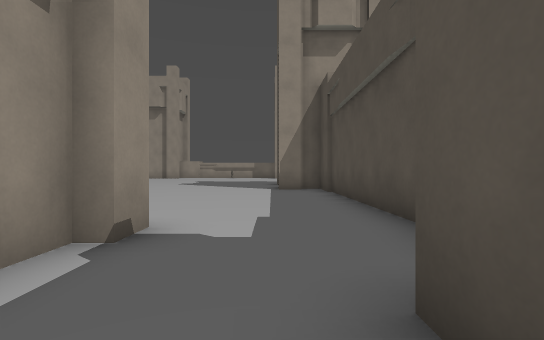
View 1 (above)

21 first-person views from a walk through a level from a Godot 3-D game. The camera is 1.3 m above the floor, looks level and sees 85° across. The floor is counted in squares, 2 m on a side. Each view is taken from the middle of a square. On the plan, view 1 faces up. The plan holds only what a view shows up to about 9 squares ahead; the rest is blank. The place goes on beyond the plan. Characters and animated objects are left out. Some surface patterns are stand-ins.

View 2
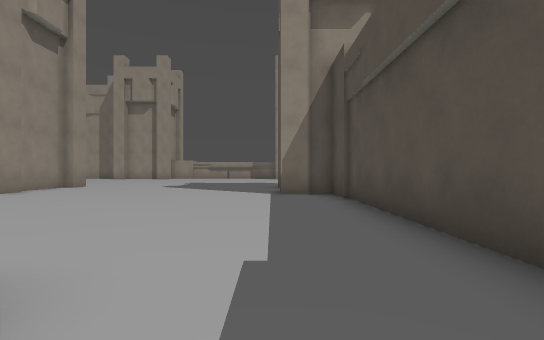

View 3
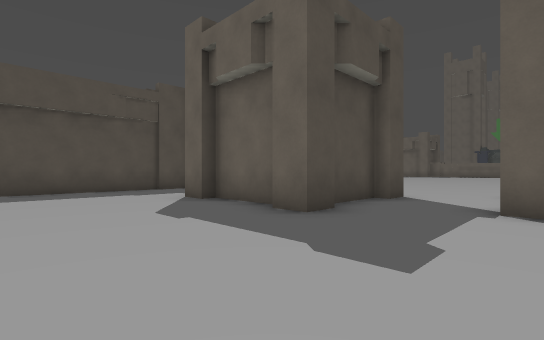

View 4
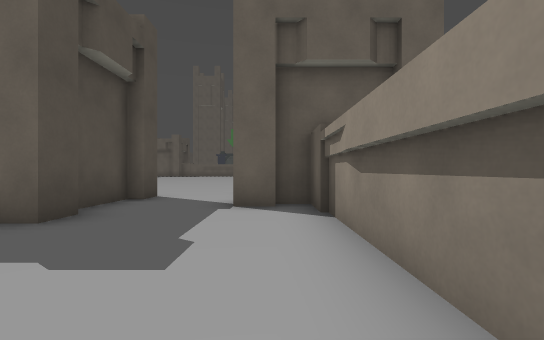

View 5
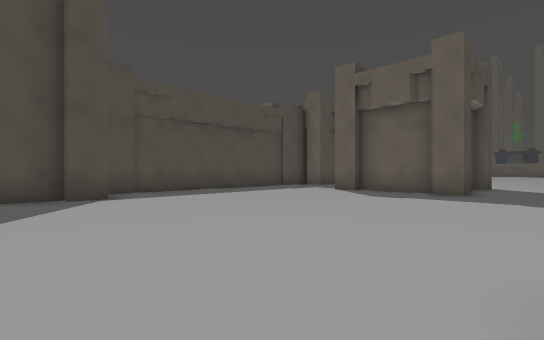

View 6
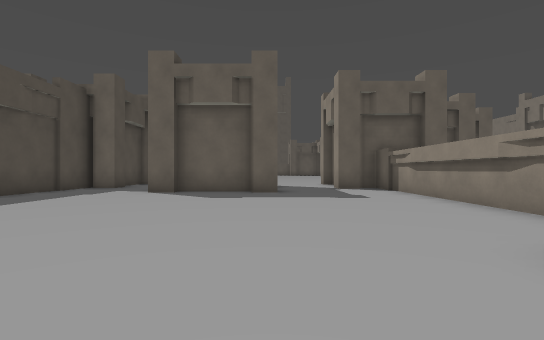

View 7
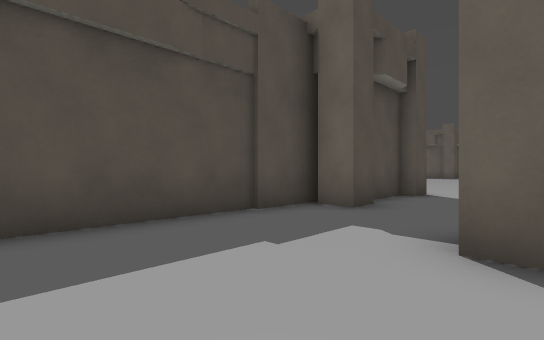

View 8
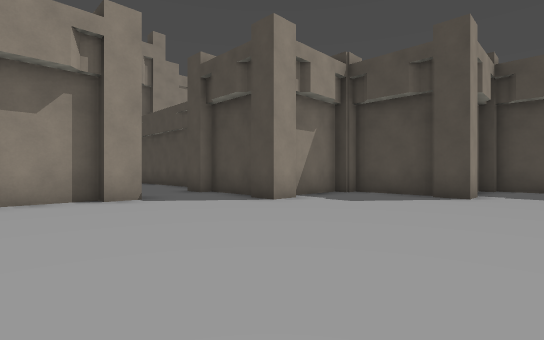

View 9
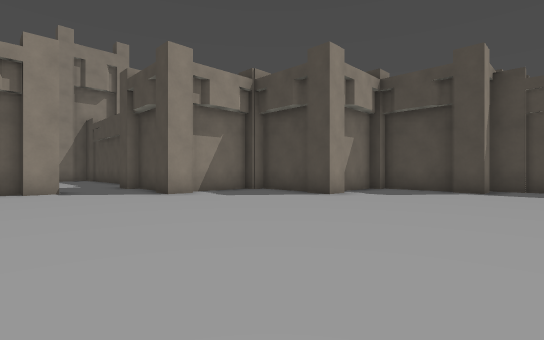

View 10
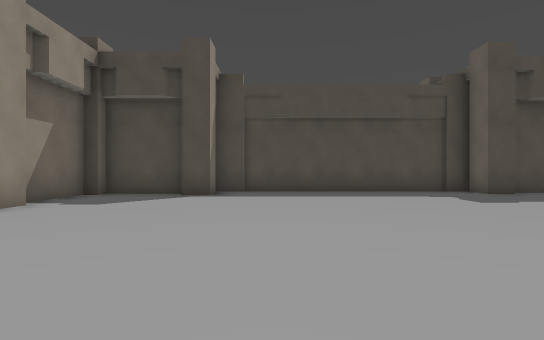

View 11
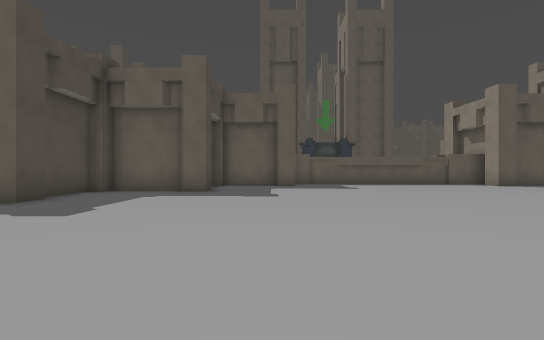

View 12
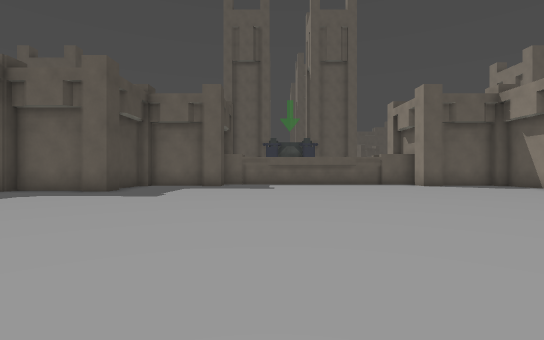

View 13
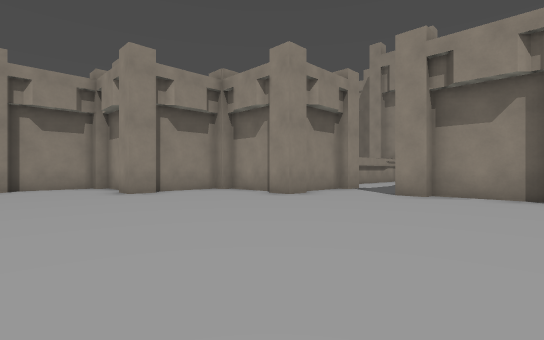

View 14
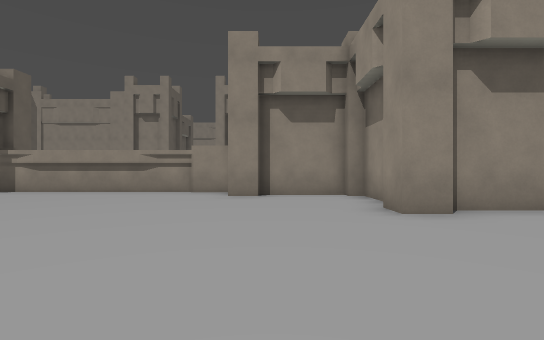

View 15
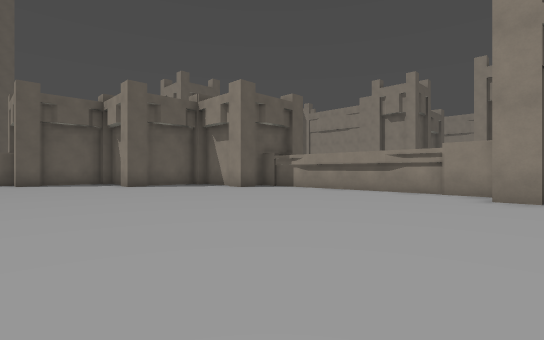

View 16
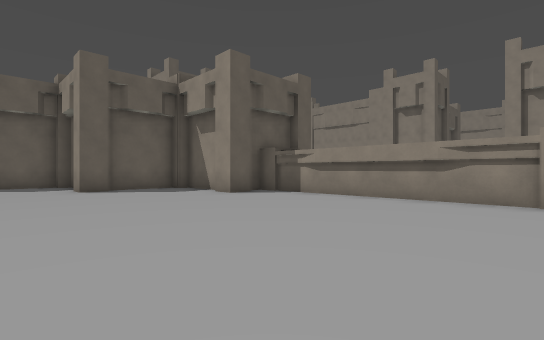

View 17
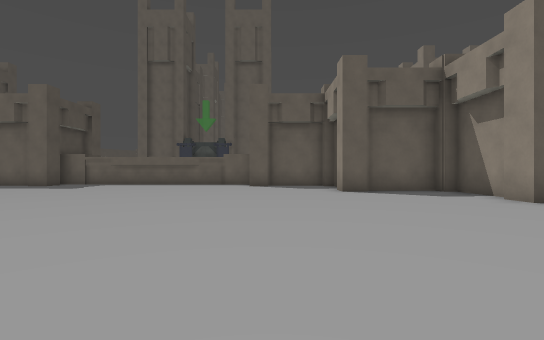

View 18
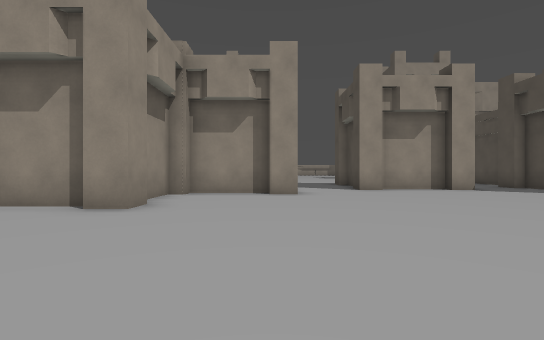

View 19
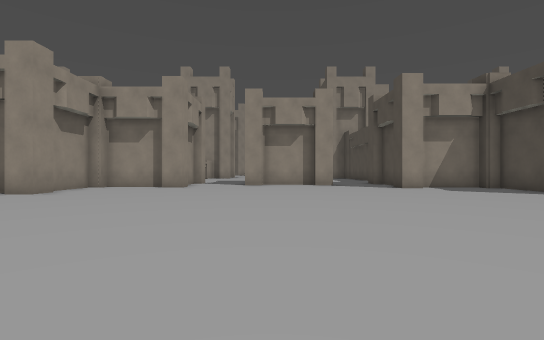

View 20
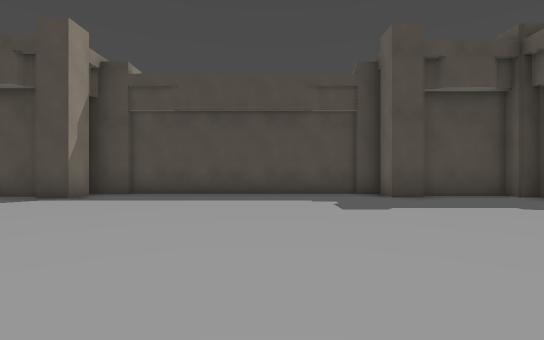

View 21
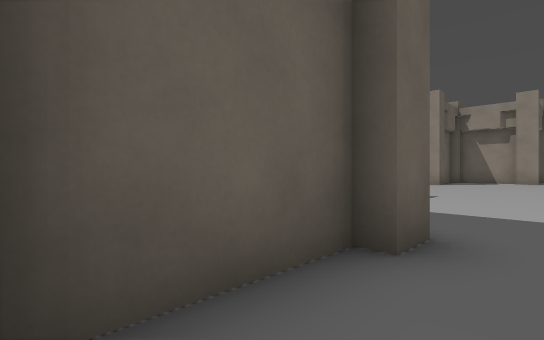

### Floor plan
Points are (right, up) in squares from view 1. A wall is a line through its corners. A room is listed if a view was taken in it or the views show most of it. See-through windows are left out.
Room 1 (views 1, 2, 3, 4, 5, 6, 7)
walls: (-4.5, 3) (-2.2, 3); (-2.2, 3.4) (-1.4, 3.4) (-1.4, 2.6); (-5.2, 2.6) (-5.2, 3.4) (-4.4, 3.4); (-1.8, 2.6) (-1.8, 1.9); (-8.9, 7.9) (-8.9, 1.3) (-8, 1.3); (-7.3, 10.8) (-7.3, 9.9); (-8.1, 1.7) (-7.2, 1.7); (1, 9.9) (0.2, 9.9) (0.2, 10.8); (0.6, 10.6) (0.6, 11.8); (-5.2, -0.4) (-5.2, 0.4) (-4.8, 0.4) (-4.8, 2.1); (0.6, 0.6) (0.6, 1.3) (1.5, 1.3); (1.8, 1) (1.8, 10.3) (1, 10.3); (1, -1.7) (1, 0.6)
ways out: opening at (-6.5, -0.5) to room 2; opening at (-0.5, -0.5) to room 2
Room 2 (views 8, 9, 10, 11, 12, 13, 14, 15, 16, 17, 18, 19, 20, 21)
walls: (4.5, -5.5) (3.7, -5.5) (3.7, -4.6); (4.1, -4.6) (4.1, -2.4); (1.5, -2.4) (0.6, -2.4) (0.6, -1.7); (-10.4, -4.2) (-10.4, -5.1) (-11.2, -5.1); (3.9, -18.9) (4.7, -18.9) (4.7, -19.3) (7.1, -19.3) (7.1, -18.9) (7.4, -18.9) (7.4, -16.8); (-11.4, -4.7) (-13.4, -4.7) (-13.4, -5.1); (-8, -1.7) (-10.4, -1.7) (-10.4, -2) (-10.8, -2) (-10.8, -4.2); (7.1, -7.6) (7.1, -5.4); (-4.4, -0.4) (-5.2, -0.4); (-7.3, -1.2) (-7.3, -2) (-8.1, -2); (-1.4, -0.4) (-2.2, -0.4); (7.5, -8.4) (6.7, -8.4) (6.7, -7.6); (-2.1, 0) (-4.5, 0); (-13.4, -7.2) (-13.4, -8.1); (-10.9, -18.9) (-10.1, -18.9) (-10.1, -19.5); (3.7, -2) (1.6, -2); (6.7, -5.1) (4.9, -5.1); (7.1, -16.6) (7.1, -15.8) (8.1, -15.8) (8.1, -8); (-13.9, -15.8) (-13.2, -15.8) (-13.2, -16.6); (-13.4, -17) (-13.4, -18.9) (-13.1, -18.9); (-14.8, -8.2) (-14.8, -15.1); (-13.8, -5) (-13.8, -7.4)
ways out: opening at (-6.5, -0.5) to room 1; opening at (-0.5, -0.5) to room 1

Positions as (right, up) in squares from view 1, and headings:
1: (0, 0), facing up
2: (0, 2), facing up
3: (-8, 7), facing down-right
4: (-8, 7), facing down
5: (-7, 12), facing down-right
6: (-5, 12), facing down
7: (-2, 6), facing down-right
8: (-4, -7), facing up-right
9: (-3, -10), facing up-right
10: (-1, -10), facing right
11: (2, -10), facing down
12: (-1, -10), facing down
13: (-2, -8), facing up-left
14: (-6, -7), facing left
15: (-6, -7), facing down-left
16: (-8, -9), facing down-left
17: (-8, -10), facing down
18: (-8, -10), facing up
19: (-4, -13), facing up
20: (0, -13), facing right
21: (7, -18), facing down-left
